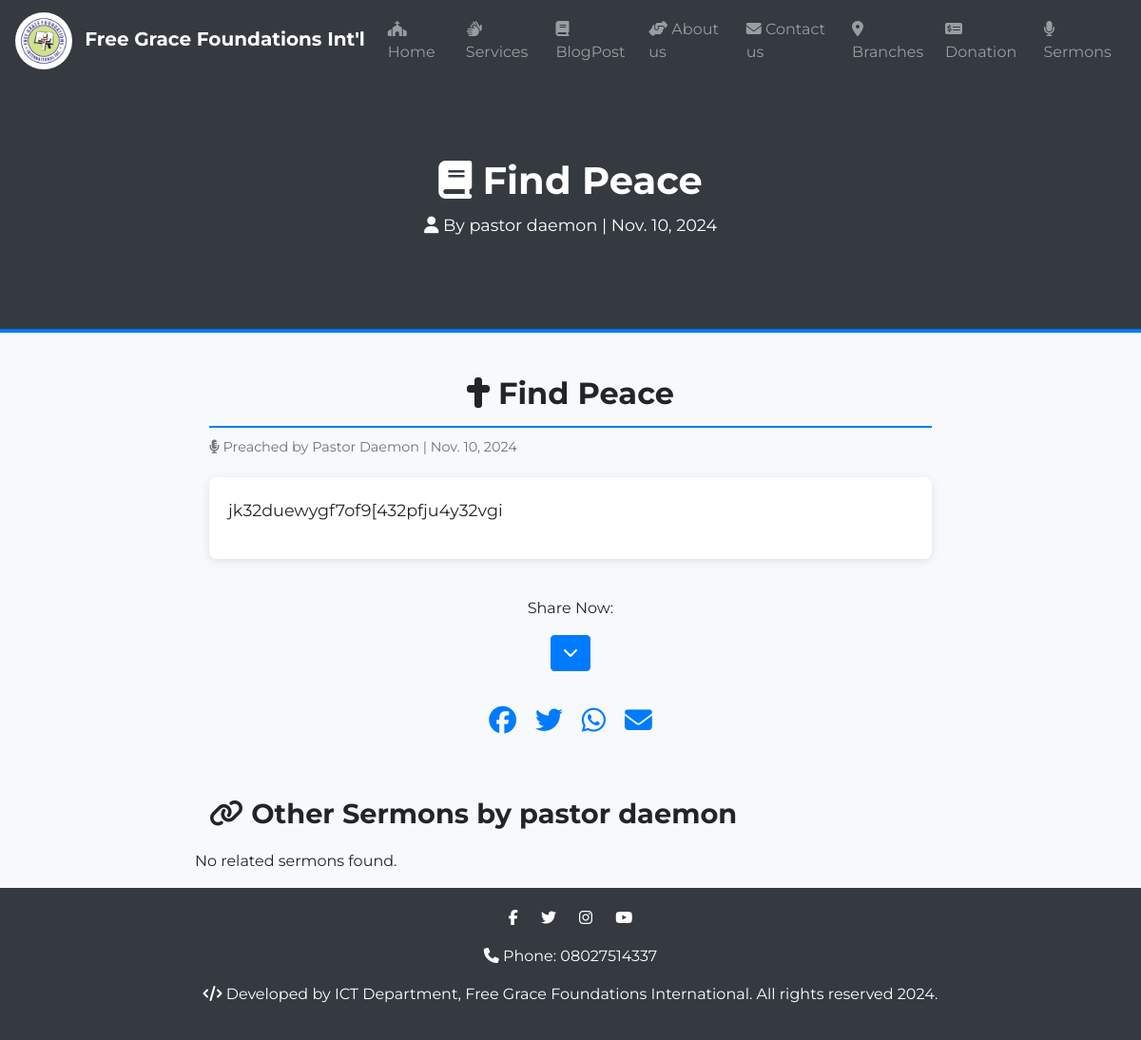
The app's page /sermon-detail/find-peace/ with its own data.
### church/models.py (models this page shows, shortened)
class Sermon(models.Model):
    title = models.CharField(max_length=200)
    preacher = models.CharField(max_length=100)
    date_preached = models.DateField()
    description = models.TextField()
    pdf_file = models.FileField(upload_to='pdfs/', null=True, blank=True)
    audio_file = models.FileField(upload_to='audio/', null=True, blank=True)
    video_file = models.FileField(upload_to='videos/', null=True, blank=True)
    posted_by = models.ForeignKey(User, on_delete=models.SET_NULL, null=True, blank=True)
    created_at = models.DateTimeField(auto_now_add=True)
    slug = models.SlugField(max_length=200, unique=True, blank=True)
    poster = models.ImageField(upload_to='images/', blank=True, null=True)
    class Meta:
        verbose_name_plural = 'Sermons'

### church/views.py (the view)
# urls.py: path('sermon-detail/<slug:slug>/', views.sermon_detail, name='sermon-detail'),
def sermon_detail(request, slug):
    sermon = get_object_or_404(Sermon, slug=slug)
    related_sermons = Sermon.objects.filter(preacher=sermon.preacher).exclude(slug=slug)
    related_sermons_list = list(related_sermons)  # Convert queryset to a list
    random.shuffle(related_sermons_list)
    related_sermons = related_sermons_list[:4]
    return render(request, 'church/sermon_detail.html', {
        'sermon': sermon,
        'related_sermons': related_sermons,
    })

### church/context_processors.py (called while the page is built)
def navbar_context(request):
    today = timezone.now().date()
    blog_post_today_count = BlogPost.objects.filter(date_posted=today).count()
    return {'blog_post_today_count': blog_post_today_count}

def sermon_context(request):
    today = date.today()
    sermon_today_count = Sermon.objects.filter(created_at__gte=today).count()
    return {'sermon_today_count': sermon_today_count}

### church/templates/church/sermon_detail.html (shortened to what this page needs)
<!DOCTYPE html>
<html lang="en">
{% load static %}
<head>
    <link href="https://stackpath.bootstrapcdn.com/bootstrap/4.5.2/css/bootstrap.min.css" rel="stylesheet">
    <link href="https://cdnjs.cloudflare.com/ajax/libs/font-awesome/5.15.3/css/all.min.css" rel="stylesheet">
</head>
<body>
    {% include 'nav.html' %}
    <header class="sermon-header">
        <div class="container">
            <h1><i class="fas fa-book"></i> {{ sermon.title|title }}</h1>
            <p><i class="fas fa-user"></i> By {{ sermon.preacher }} | {{ sermon.date_preached }}</p>
        </div>
    </header>
    <div class="container sermon-content">
        <div class="sermon-title text-center"><i class="fas fa-cross"></i> {{ sermon.title|title }}</div>
        <div class="sermon-meta"><i class="fas fa-microphone-alt"></i> Preached by {{ sermon.preacher|title }} | {{ sermon.date_preached }}</div>
        <div class="sermon-body">
            <p>{{ sermon.description|safe }}</p>
        </div>
        <p class="text-center"> Share Now: </p>
        <div class="text-center">
            <a href="#" class="btn btn-primary">
                <i class="fas fa-chevron-down"></i>
            </a>
        </div>
        <div class="social-share text-center">
            <a href="https://www.facebook.com/sharer/sharer.php?u={{ request.build_absolute_uri }}" target="_blank" title="Share on Facebook">
                <i class="fab fa-facebook"></i>
            </a>
            <a href="https://twitter.com/intent/tweet?url={{ request.build_absolute_uri }}&text={{ post.title }}" target="_blank" title="Share on Twitter">
                <i class="fab fa-twitter"></i>
            </a>
            <a href="https://wa.me/?text={{ request.build_absolute_uri }}" target="_blank" title="Share on WhatsApp">
                <i class="fab fa-whatsapp"></i>
            </a>
            <a href="mailto:?subject={{ post.title }}&body=Check out this blog post: {{ request.build_absolute_uri }}" title="Share via Email">
                <i class="fas fa-envelope"></i>
            </a>
        </div>
        <div class="related-sermons">
            <h3><i class="fas fa-link"></i> Other Sermons by {{ sermon.preacher }}</h3>
            <div class="row">
                {% for related_sermon in related_sermons %}
                <div class="col-md-4 mb-4">
                    <div class="card">
                        {% if related_sermon.poster %}
                            <img src="{{ related_sermon.poster.url }}" class="card-img-top" alt="{{ related_sermon.title }}">
                        {% else %}
                            <img src="{% static 'church/slide.jpg' %}" class="card-img-top" alt="Default Image">
                        {% endif %}
                        <div class="card-body">
                            <h5 class="card-title">{{ related_sermon.title }}</h5>
                            <p class="card-text">{{ related_sermon.description|truncatewords:20 }}</p>
                            <a href="{% url 'sermon-detail' related_sermon.id %}" class="btn btn-primary">View Sermon</a>
                        </div>
                    </div>
                </div>
                {% empty %}
                <p>No related sermons found.</p>
                {% endfor %}
            </div>
        </div>
    </div>
    <footer class="text-center">
        <div class="container">
            <div class="social-icons mb-3">
                <a href="#" target="_blank">
                    <i class="fab fa-facebook-f"></i>
                </a>
                <a href="#" target="_blank">
                    <i class="fab fa-twitter"></i>
                </a>
                <a href="#" target="_blank">
                    <i class="fab fa-instagram"></i>
                </a>
                <a href="#" target="_blank">
                    <i class="fab fa-youtube"></i>
                </a>
            </div>
            <p> <i class="fas fa-phone"></i> Phone: 08027514337</p>
            <p> <i class="fas fa-code"></i> Developed by ICT Department, Free Grace Foundations International. All rights reserved 2024.</p>
        </div>
    </footer>
</body>
</html>

### church/templates/church/sermon_detail.html (style rules this page uses)
body { font-family: 'Montserrat', sans-serif; background-color: #f8f9fa; margin: 0; }
.social-share { margin-top: 30px; display: flex; justify-content: center; gap: 20px; }
.social-share a { font-size: 1.8rem; color: #007bff; transition: color 0.3s, transform 0.3s; }
.social-share a i { display: inline-block; }
.sermon-header { background-color: #343a40; color: #fff; padding: 80px 0; text-align: center; margin-bottom: 40px; border-bottom: 4px solid #007bff; }
.sermon-header h1 { font-size: 2.5rem; font-weight: 700; margin-bottom: 10px; }
.sermon-header p { font-size: 1.1rem; font-weight: 400; }
.sermon-content { margin: 0 auto; max-width: 800px; padding: 0 20px; }
.sermon-title { font-size: 2rem; font-weight: 700; margin-bottom: 10px; border-bottom: 2px solid #007bff; padding-bottom: 10px; }
.sermon-meta { font-size: 0.9rem; color: #6c757d; margin-bottom: 20px; }
.sermon-body { line-height: 1.7; font-size: 1.1rem; margin-bottom: 40px; background-color: #fff; padding: 20px; border-radius: 8px; box-shadow: 0 2px 10px rgba(0, 0, 0, 0.1); }
.related-sermons { margin-top: 60px; }
.related-sermons h3 { font-size: 1.8rem; font-weight: 700; margin-bottom: 20px; }
footer { background-color: #343a40; color: #fff; padding: 20px 0; }
footer .social-icons a { color: #fff; margin: 0 10px; }

### records on screen
Sermon: title "Find Peace", preacher "pastor daemon", date_preached "Nov. 10, 2024", preacher "Pastor Daemon", description "jk32duewygf7of9[432pfju4y32vgi"
